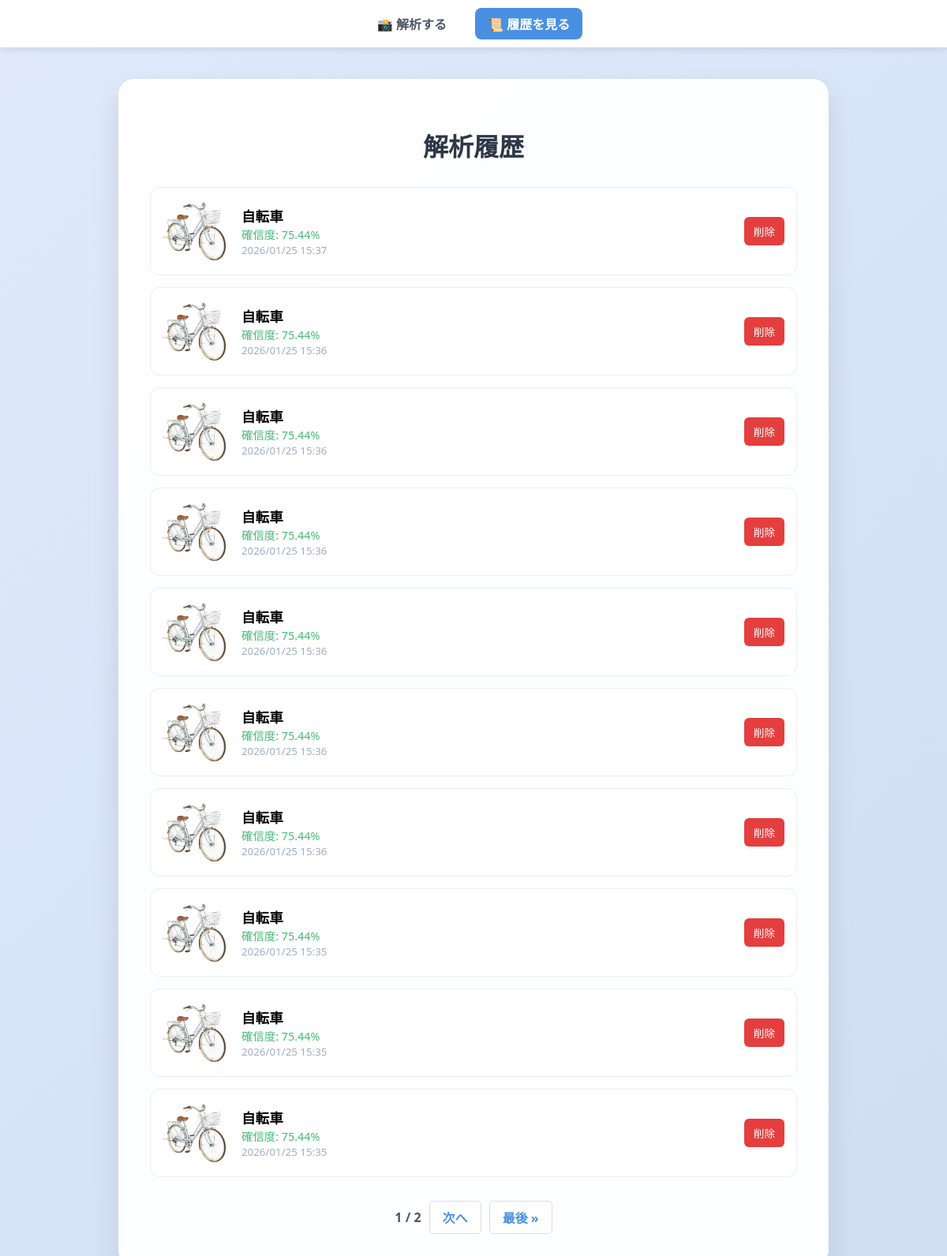
Page /history/ on the earlier database version.
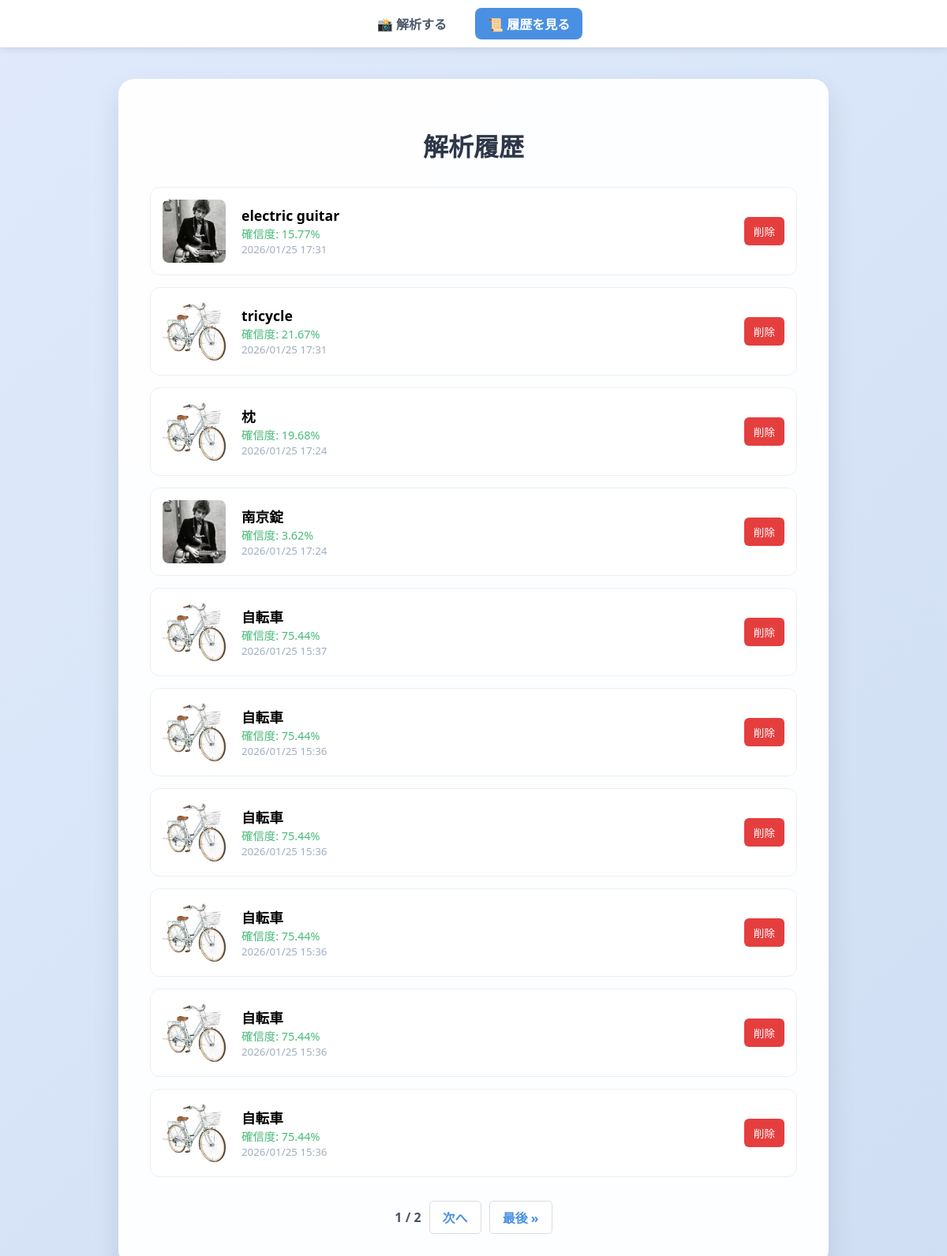
Same page on the later database version.
### predict/models.py (models this page shows, shortened)
class AnalysisResult(models.Model):
    image = models.ImageField(upload_to='uploads/%Y/%m/%d/', verbose_name="解析画像")
    prediction_label = models.CharField(max_length=255, verbose_name="予測ラベル")
    prediction_score = models.FloatField(verbose_name="確信度(%)")
    created_at = models.DateTimeField(auto_now_add=True, verbose_name="解析日時")
    class Meta:
        verbose_name = "解析結果"
        verbose_name_plural = "解析結果一覧"

### predict/views.py (the view)
# urls.py: path('history/', views.view_data, name='view_data'), # 一覧表示
def view_data(request):
    all_results = AnalysisResult.objects.all().order_by('-created_at')
    paginator = Paginator(all_results, 10)
    page_number = request.GET.get('page')
    results = paginator.get_page(page_number)
    return render(request, 'view_data.html', {'results': results})

### templates/view_data.html (shortened to what this page needs)
{% extends 'base.html' %}
{% block content %}
    <h1 style="text-align: center; color: #2d3748; margin-bottom: 30px;">解析履歴</h1>
    {% for res in results %}
    <div style="background: #fff; border: 1px solid #eee; border-radius: 12px; padding: 15px; margin-bottom: 15px; display: flex; align-items: center; gap: 20px;">
        <img src="{{ res.image.url }}" style="width: 80px; height: 80px; object-fit: cover; border-radius: 8px;">
        <div style="flex-grow: 1;">
            <strong style="font-size: 1.1rem; display: block;">{{ res.prediction_label }}</strong>
            <span style="color: var(--success-color); font-size: 0.9rem;">確信度: {{ res.prediction_score }}%</span>
            <small style="color: #a0aec0; display: block;">{{ res.created_at|date:"Y/m/d H:i" }}</small>
        </div>
        <a href="{% url 'predict:delete_data' res.pk %}"
           style="background: var(--danger-color); color: white; padding: 8px 12px; border-radius: 6px; text-decoration: none; font-size: 0.85rem;"
           onclick="return confirm('削除しますか？')">削除</a>
    </div>
    {% empty %}
    <p style="text-align: center; color: #a0aec0;">履歴はまだありません。</p>
    {% endfor %}
    {% if results.has_other_pages %}
    <div class="pagination">
        <span class="current-page">
            {{ results.number }} / {{ results.paginator.num_pages }}
        </span>
        {% if results.has_next %}
            <a href="?page={{ results.next_page_number }}" class="page-link">次へ</a>
            <a href="?page={{ results.paginator.num_pages }}" class="page-link">最後 &raquo;</a>
        {% endif %}
    </div>
    {% endif %}
{% endblock %}

Differences in the rows shown:
no longer on this page (row unchanged): AnalysisResult: image (picture), prediction_label "自転車", prediction_score "75.44", created_at "2026/01/25 15:36"
no longer on this page (row unchanged): AnalysisResult: image (picture), prediction_label "自転車", prediction_score "75.44", created_at "2026/01/25 15:35"
no longer on this page (row unchanged): AnalysisResult: image (picture), prediction_label "自転車", prediction_score "75.44", created_at "2026/01/25 15:35"
no longer on this page (row unchanged): AnalysisResult: image (picture), prediction_label "自転車", prediction_score "75.44", created_at "2026/01/25 15:35"
added AnalysisResult: image (picture), prediction_label "electric guitar", prediction_score "15.77", created_at "2026/01/25 17:31"
added AnalysisResult: image (picture), prediction_label "tricycle", prediction_score "21.67", created_at "2026/01/25 17:31"
added AnalysisResult: image (picture), prediction_label "枕", prediction_score "19.68", created_at "2026/01/25 17:24"
added AnalysisResult: image (picture), prediction_label "南京錠", prediction_score "3.62", created_at "2026/01/25 17:24"
